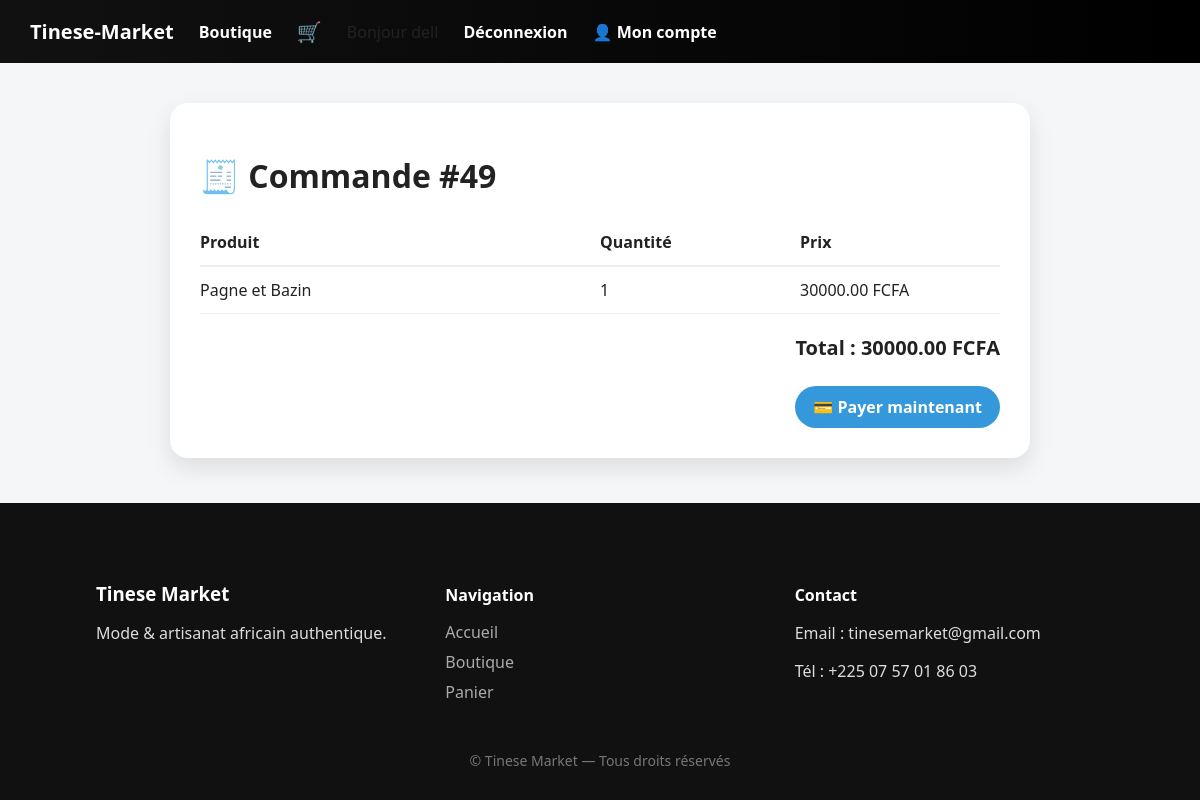
The page /orders/49/ (signed in) on the database its author committed.
### orders/models.py (models this page shows, shortened)
class Order(models.Model):
    STATUS_CHOICES = (
        ('pending', 'En attente'),
        ('paid', 'Payée'),
    )
    user = models.ForeignKey(settings.AUTH_USER_MODEL, on_delete=models.CASCADE)
    total_price = models.DecimalField(max_digits=10, decimal_places=2, default=0)
    status = models.CharField(max_length=20, choices=STATUS_CHOICES, default='pending')
    created_at = models.DateTimeField(auto_now_add=True)

class OrderItem(models.Model):
    order = models.ForeignKey(Order, related_name='items', on_delete=models.CASCADE)
    product = models.ForeignKey(Product, on_delete=models.CASCADE)
    price = models.DecimalField(max_digits=10, decimal_places=2)
    quantity = models.PositiveIntegerField()

### boutique/models.py (models this page shows, shortened)
class Product(models.Model):
    category = models.ForeignKey(
    Category,
    related_name='products',
    on_delete=models.CASCADE,
    null=True,
    blank=True
)
    name = models.CharField(max_length=200)
    description = models.TextField()
    price = models.DecimalField(max_digits=8, decimal_places=2)
    stock = models.PositiveIntegerField(default=0)
    image = models.ImageField(upload_to='products/', blank=True)

### orders/views.py (the view)
# urls.py: path('<int:order_id>/', views.order_detail, name='order_detail'),
@login_required
def order_detail(request, order_id):
    order = get_object_or_404(
        Order,
        id=order_id,
        user=request.user
    )
    return render(request, 'orders/order_detail.html', {
        'order': order
    })

### cart/cart.py (called while the page is built)
    def total_quantity(self):
        return sum(item['qty'] for item in self.cart.values())

### cart/context_processors.py (called while the page is built)
def cart_info(request):
    cart = Cart(request)
    return {
        'cart_count': cart.total_quantity()
    }

### templates/orders/order_detail.html (shortened to what this page needs)
{% extends "base.html" %}
{% block content %}
<div class="order-card">
    <h1>🧾 Commande #{{ order.id }}</h1>
    <div class="order-header">
        <span>Produit</span>
        <span>Quantité</span>
        <span>Prix</span>
    </div>
    {% for item in order.items.all %}
    <div class="order-row">
        <span>{{ item.product.name }}</span>
        <span>{{ item.quantity }}</span>
        <span>{{ item.price }} FCFA</span>
    </div>
    {% endfor %}
    <div class="order-total">
        <strong>Total : {{ order.total_price }} FCFA</strong>
    </div>
    <div class="order-pay">
        <a href="{% url 'payment_start' order.id %}" class="btn primary">
            💳 Payer maintenant
        </a>
    </div>
</div>
{% endblock %}

### templates/base.html (shortened to what this page needs)
{% load static %}
<!DOCTYPE html>
<html lang="fr">
<head>
    <link rel="stylesheet" href="{% static 'css/style.css' %}">
</head>
<body>
    <nav>
        <a href="{% url 'home' %}" class="logo">Tinese-Market</a>
        <a href="{% url 'shop' %}">Boutique</a>
        <a href="{% url 'cart_detail' %}" class="cart-link">
            🛒
        </a>
         {% if user.is_authenticated %}
            <span>Bonjour {{ user.username }}</span>
            <a href="{% url 'logout' %}">Déconnexion</a>
             <a href="{% url 'my_orders' %}">👤 Mon compte</a>
        {% else %}
            <a href="{% url 'register' %}">Inscription</a>
            <a href="{% url 'login' %}">Connexion</a>
        {% endif %}
    </nav>
    <main>
        {% block content %}
        {% endblock %}
    </main>
    <footer class="footer">
    <div class="footer-grid">
        <div>
            <h3>Tinese Market</h3>
            <p>Mode & artisanat africain authentique.</p>
        </div>
        <div>
            <h4>Navigation</h4>
            <a href="{% url 'home' %}">Accueil</a>
            <a href="{% url 'shop' %}">Boutique</a>
            <a href="{% url 'cart_detail' %}">Panier</a>
        </div>
        <div>
            <h4>Contact</h4>
            <p>Email : tinesemarket@gmail.com</p>
            <p>Tél : +225 07 57 01 86 03</p>
        </div>
    </div>
    <div class="footer-bottom">
        © Tinese Market — Tous droits réservés
    </div>
</footer>
</body>
</html>

### static/css/style.css (style rules this page uses)
body { font-family: "Segoe UI", Arial, sans-serif; margin: 0; background: #f4f6f8; color: #222; }
h1, h2, h3 { font-weight: 700; }
nav { background: linear-gradient(90deg, #111, #000); padding: 18px 30px; display: flex; align-items: center; gap: 25px; }
nav a { color: white; text-decoration: none; font-weight: 600; position: relative; }
nav a::after { content: ""; position: absolute; bottom: -6px; left: 0; width: 0; height: 2px; background: #e91e63; transition: width 0.3s ease; }
.cart-link { position: relative; }
.btn { padding: 10px 18px; border-radius: 25px; text-decoration: none; font-weight: 600; display: inline-block; }
.primary { background: #3498db; color: white; }
.order-card { max-width: 800px; margin: 40px auto; background: white; padding: 30px; border-radius: 18px; box-shadow: 0 10px 25px rgba(0,0,0,.1); }
.order-header, .order-row { display: grid; grid-template-columns: 2fr 1fr 1fr; padding: 12px 0; }
.order-header { font-weight: bold; border-bottom: 2px solid #eee; }
.order-row { border-bottom: 1px solid #f0f0f0; }
.order-total { text-align: right; font-size: 20px; margin-top: 20px; }
.order-pay { text-align: right; margin-top: 25px; }
.footer { background: #111; color: #ddd; padding: 60px 8% 30px; }
.footer-grid { display: grid; grid-template-columns: repeat(auto-fit, minmax(220px, 1fr)); gap: 40px; }
.footer h3, .footer h4 { color: white; margin-bottom: 15px; }
.footer a { color: #aaa; text-decoration: none; margin-bottom: 8px; display: block; }
.footer-bottom { text-align: center; margin-top: 40px; font-size: 14px; color: #777; }
.logo { font-size: 20px; font-weight: bold; color: white; text-decoration: none; }
.cart-link { font-size: 20px; }
html, body { height: 100%; }
body { display: flex; flex-direction: column; }
main { flex: 1; }

### rows shown on the page
Order: id "49", total_price "30000.00"
OrderItem: product.name "Pagne et Bazin", quantity "1", price "30000.00"

### other values the page prints
{{ user.username }} "dell"
